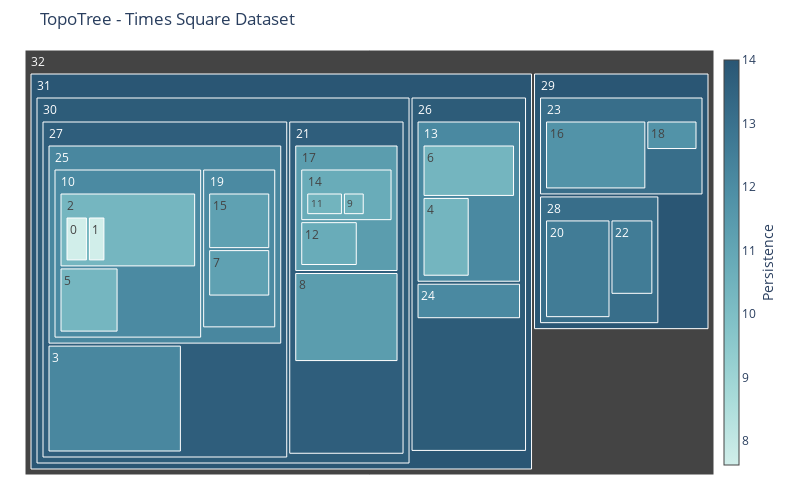

Notebook code for this chart:
### Code cell
fig = plot_hierarchical_treemap(df_comp_mfeat, color='died_at')
fig.update_layout(title='TopoTree - Times Square Dataset')
fig.show()

### Figure 1 — Plotly figure (JSON) as saved in the notebook; plotly's stock layout.template omitted (floating-point values rounded to 4 significant figures)
{"data": [{"branchvalues": "total", "hovertemplate": "<b>Component #%{label} </b> <br> Points: %{value}<br> Persistence: %{color:.2f}<br> Parent: #%{parent}", "labels": [0, 1, 2, 3, 4, 5, 6, 7, 8, 9, 10, 11, 12, 13, 14, 15, 16, 17, 18, 19, 20, 21, 22, 23, 24, 25, 26, 27, 28, 29, 30, 31, 32], "marker": {"colorbar": {"thickness": 15, "title": {"side": "right", "text": "Persistence"}, "x": 1}, "colors": [7.626, 7.626, 10.34, 12.21, 10.39, 10.34, 10.39, 11.19, 11.38, 10.44, 12.08, 10.44, 10.77, 12.13, 10.77, 11.19, 11.77, 11.38, 11.77, 12.08, 12.61, 13.7, 12.61, 13.13, 12.13, 12.21, 13.8, 13.7, 13.13, 14.0, 13.8, 14.0, null], "colorscale": [[0, "rgb(209, 238, 234)"], [0.1667, "rgb(168, 219, 217)"], [0.3333, "rgb(133, 196, 201)"], [0.5, "rgb(104, 171, 184)"], [0.6667, "rgb(79, 144, 166)"], [0.8333, "rgb(59, 115, 143)"], [1, "rgb(42, 86, 116)"]], "showscale": true}, "parents": [2, 2, 10, 27, 13, 10, 13, 19, 21, 14, 25, 14, 17, 26, 17, 19, 23, 21, 23, 25, 28, 30, 28, 29, 26, 27, 31, 30, 29, 32, 31, 32, null], "tiling": {"packing": "squarify"}, "type": "treemap", "values": [32, 25, 178, 154, 52, 67, 67, 57, 106, 22, 333, 37, 43, 169, 81, 68, 97, 150, 21, 156, 84, 358, 42, 146, 38, 499, 339, 768, 139, 336, 1130, 1481, 2000]}], "layout": {"height": 500, "margin": {"b": 25, "l": 25, "r": 25, "t": 50}, "title": {"text": "TopoTree - Times Square Dataset"}, "width": 800}}
